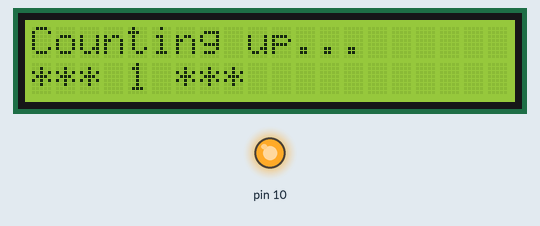
This sketch was run on a simulated Arduino Uno, built with avr-gcc and run on an emulated ATmega328P. Shown: 20×2 character LCD, output pins drawn as LEDs (lit = HIGH).

Above: at 1.1 s.
At 5.1 s:
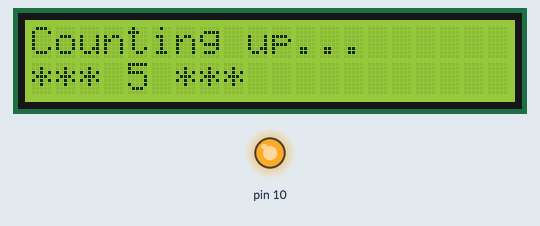
At 10.1 s:
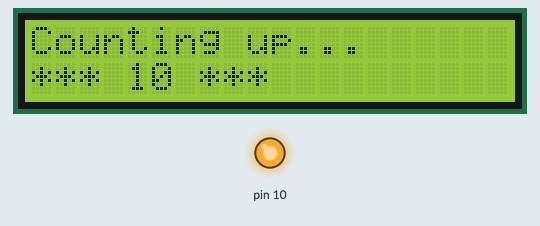
At 19.1 s:
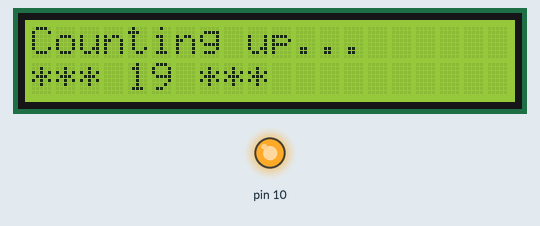
At 28.1 s:
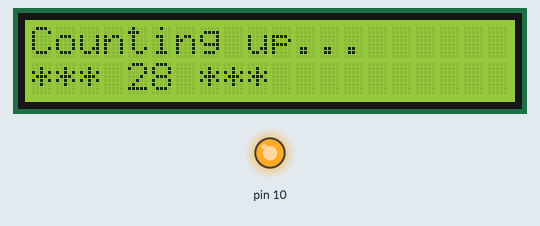
At 38.1 s:
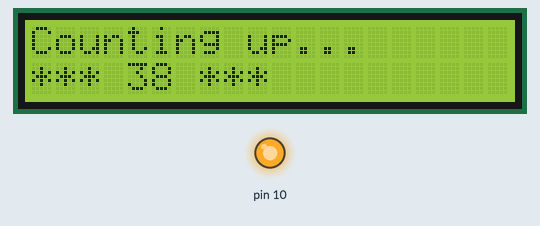

The sketch:

demo_i2cLcd.ino
```cpp
/* YourDuinoStarter Example: nRF24L01 Transmit controller values
 - WHAT IT DOES: Reads Analog values on A0, A1 and transmits
   them over a nRF24L01 Radio Link to another transceiver.
 - SEE the comments after "//" on each line below
 - CONNECTIONS: nRF24L01 Modules See:
 http://arduino-info.wikispaces.com/Nrf24L01-2.4GHz-HowTo
   1 - GND
   2 - VCC 3.3V !!! NOT 5V
   3 - CE to Arduino pin 9
   4 - CSN to Arduino pin 10
   5 - SCK to Arduino pin 13
   6 - MOSI to Arduino pin 11
   7 - MISO to Arduino pin 12
   8 - UNUSED
   -
   Analog controller or two 10K potentiometers:
   GND to Arduino GND
   VCC to Arduino +5V
   X Pot to Arduino A0
   Y Pot to Arduino A1

 - V1.00 11/26/13
   Based on examples at http://www.bajdi.com/
   Questions: terry@yourduino.com */

/*-----( Import needed libraries )-----*/
#include <Arduino.h>
#include <LiquidCrystal_I2C.h>
#include <SPI.h>
#include <Wire.h>
#include "printf.h"

/*-----( Declare Constants and Pin Numbers )-----*/

LiquidCrystal_I2C lcd(0x27, 2, 1, 0, 4, 5, 6, 7, 3, POSITIVE);  // Set the LCD I2C address

int secondCounter=0;

void setup()   /****** SETUP: RUNS ONCE ******/
{
  Serial.begin(57600);
  printf_begin();
  SPI.begin();
  lcd.begin(20,2); // initialize the lcd for 20 chars 4 lines and turn on backlight
}//--(end setup )---


void loop() {  /****** LOOP: RUNS CONSTANTLY ******/

  unsigned long now=millis();
  if (now%1000==0) {
  secondCounter = now/1000;

  lcd.setCursor(0,0);
  lcd.print("Counting up...");
  //String seconds = String(secondCounter);
  String line2 = "*** " + String(secondCounter) + " ***";

  lcd.setCursor(0,1);
  lcd.print(line2);
  }
}

/*-----( Declare User-written Functions )-----*/


//*********( THE END )***********
```

printf.h
```cpp
// (licence header left out)
/**
 * @file printf.h
 *
 * Setup necessary to direct stdout to the Arduino Serial library, which
 * enables 'printf'
 */

#ifndef __PRINTF_H__
#define __PRINTF_H__

#ifdef ARDUINO

int serial_putc( char c, FILE * )
{
  Serial.write( c );

  return c;
}

void printf_begin(void)
{
  fdevopen( &serial_putc, 0 );
}

#else
#error This example is only for use on Arduino.
#endif // ARDUINO

#endif // __PRINTF_H__
```

Measured:
- what the display in image 0 shows lasts 1.0 s, from 1.0 s to 2.0 s
